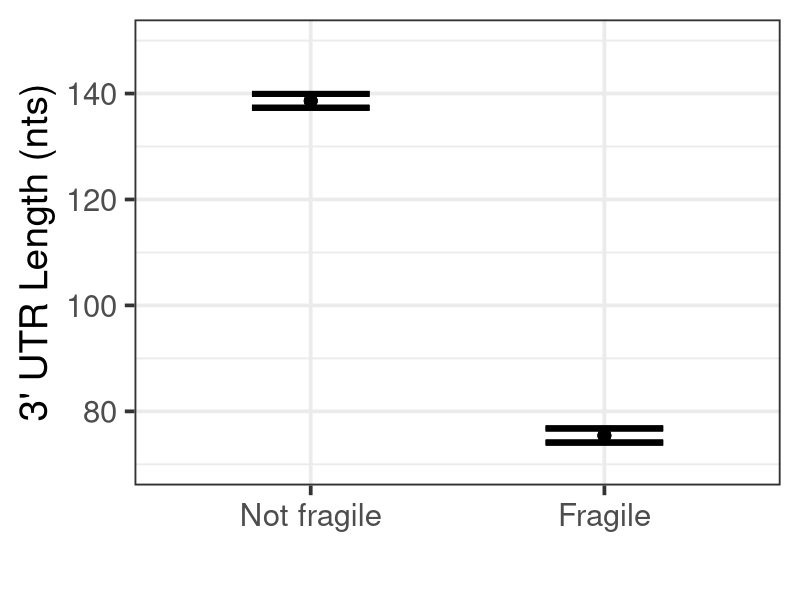
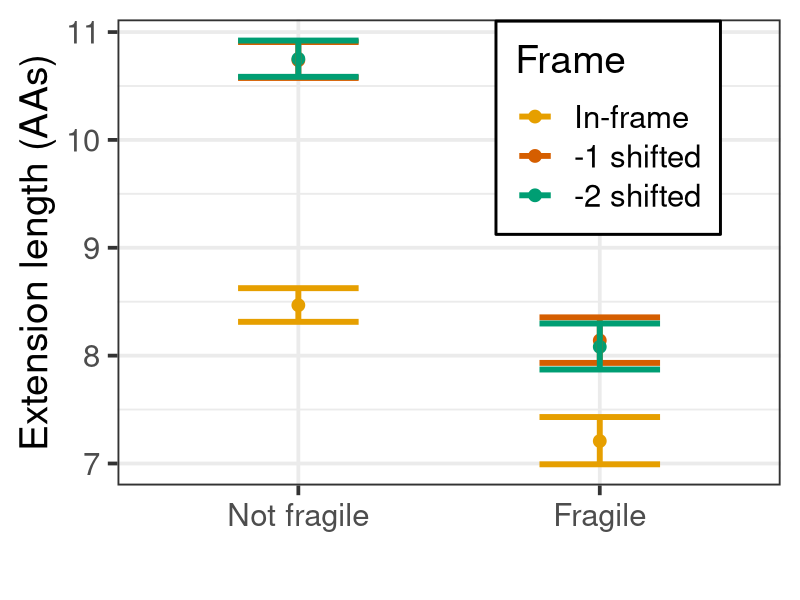
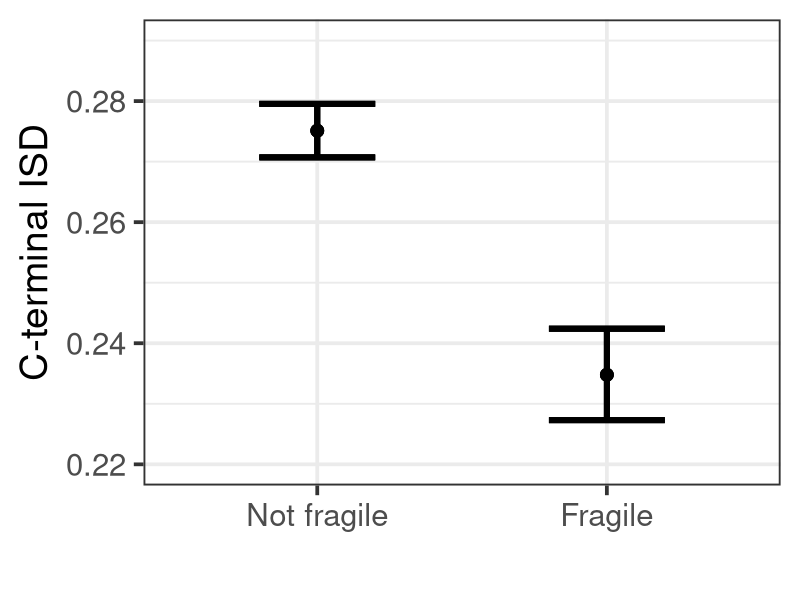

Generate these figures, in order, with R:
# Figure 1 script.

# Load ribohits data.
ribohits.data <- read.table("Data/ribohits_data_7-8-19.tsv", header = T, sep = "\t", stringsAsFactors = F)

# Load packages.
library(tidyverse)

# Gather length data by frame.
names(ribohits.data)[10:12] <- c("In-frame", "-1 shifted", "-2 shifted")
ribohits.frame <- ribohits.data %>% gather("In-frame", "-1 shifted", "-2 shifted", key = "Frame", value = "Length")

# Group by fragile proteins.
fragile.data <- group_by(ribohits.frame, Fragile, Frame) %>%
  summarise(UTR.mean = mean(log(Length.3UTR), na.rm = T),
            UTR.sd = sd(log(Length.3UTR), na.rm = T),
            UTR.N = length(log(Length.3UTR)),
            UTR.se = UTR.sd / sqrt(UTR.N),
            Length.mean = mean(log(Length), na.rm = T),
            Length.sd = sd(log(Length), na.rm = T),
            Length.N = length(log(Length)),
            Length.se = Length.sd / sqrt(Length.N),
            ISD.Last10.mean = mean(sqrt(ISD.Last10.iupred2), na.rm = T),
            ISD.Last10.sd = sd(sqrt(ISD.Last10.iupred2), na.rm = T),
            ISD.Last10.N = length(sqrt(ISD.Last10.iupred2)),
            ISD.Last10.se = ISD.Last10.sd / sqrt(ISD.Last10.N))
fragile.data$Frame <- factor(fragile.data$Frame)

# Plotting figures.
png(filename = "Scripts/Figures/Fragile_UTRLength_7-8-19.png", width = 350, height = 400)
ggplot(data = fragile.data,
       aes(x = factor(Fragile),
           y = exp(UTR.mean))) +
  geom_point(size = 4) +
  geom_errorbar(aes(ymin = exp(UTR.mean - UTR.se), ymax = exp(UTR.mean + UTR.se)), width = 0.4, size = 2) +
  scale_x_discrete(labels = c("Not fragile", "Fragile")) +
  xlab("") +
  ylab("3' UTR Length (nts)") +
  scale_y_continuous(limits = c(70, 150)) +
  theme_bw(base_size = 28)
dev.off()

png(filename = "Scripts/Figures/Fragile_ExtL_7-8-19.png", width = 400, height = 400)
ggplot(data = fragile.data,
       aes(x = factor(Fragile),
           y = exp(Length.mean),
           color = Frame)) +
  geom_point(size = 4) +
  geom_errorbar(aes(ymin = exp(Length.mean - Length.se), ymax = exp(Length.mean + Length.se)), width = 0.4, size = 2) +
  scale_x_discrete(labels = c("Not fragile", "Fragile")) +
  xlab("") +
  ylab("Extension length (AAs)") +
  theme_bw(base_size = 28) +
  scale_color_manual(breaks = c("In-frame", "-1 shifted", "-2 shifted"),
                     values = c("#E69F00", "#D55E00", "#009E73")) +
  theme(legend.position = c(0.74, 0.7675),
        legend.background = element_rect(fill = "white", size = 1, linetype = "solid", color = "black"),
        legend.spacing.y = unit(0.25, 'cm'), legend.key.size = unit(1.0, "cm"))
dev.off()

png(filename = "Scripts/Figures/Fragile_ISDLast10_7-8-19.png", width = 350, height = 400)
ggplot(data = fragile.data,
       aes(x = factor(Fragile),
           y = ISD.Last10.mean ^ 2)) +
  geom_point(size = 4) +
  geom_errorbar(aes(ymin = (ISD.Last10.mean - ISD.Last10.se)^2, ymax = (ISD.Last10.mean + ISD.Last10.se)^2),
                width = 0.4, size = 2) +
  scale_x_discrete(labels = c("Not fragile", "Fragile")) +
  scale_y_continuous(limits = c(0.22, 0.29)) +
  xlab("") +
  ylab("C-terminal ISD") +
  theme_bw(base_size = 28)
dev.off()
